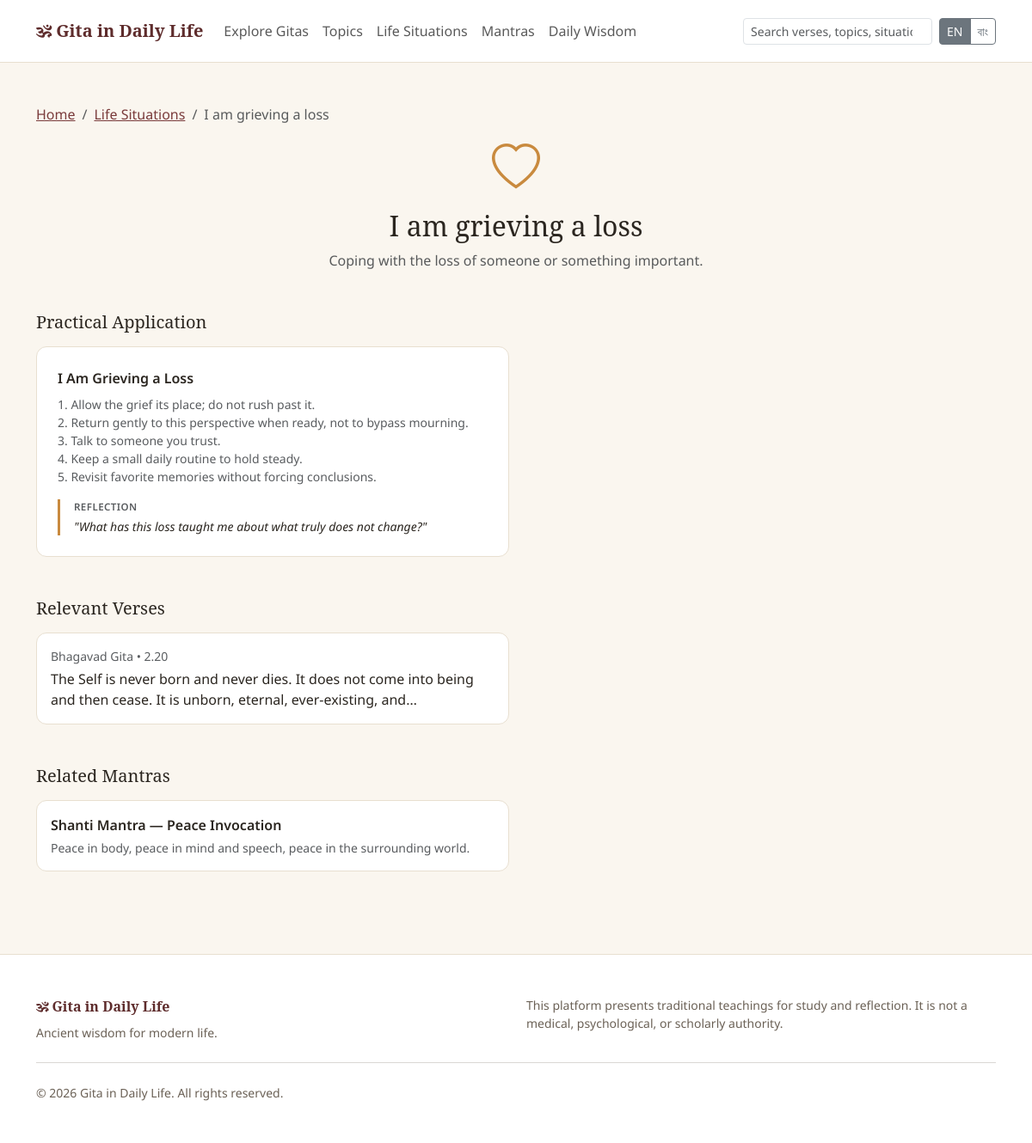
Before: /public/situations/grief-loss with the older database file.
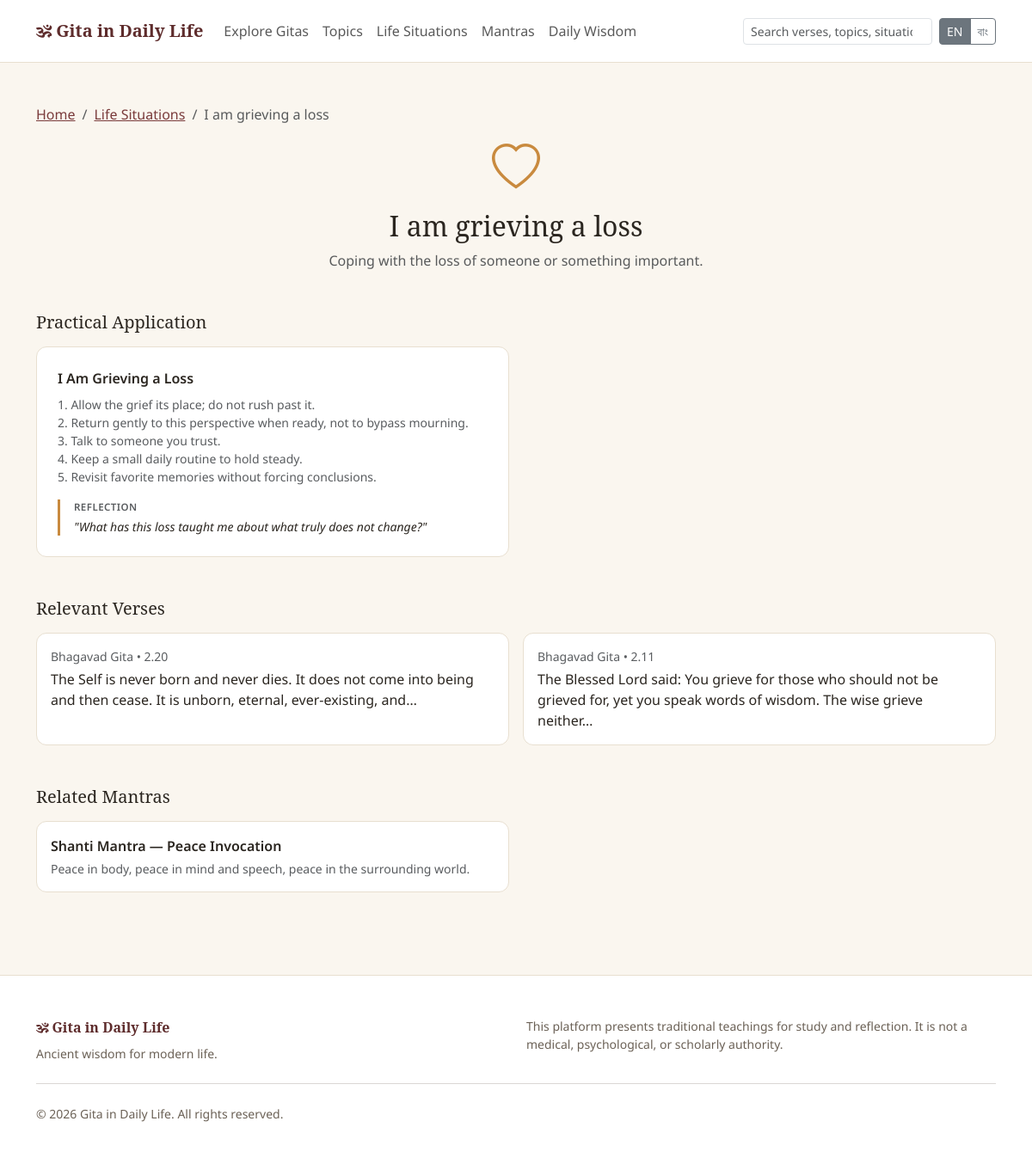
After: the same page with the newer database file.
### tables this page shows
CREATE TABLE situations (
    id INT UNSIGNED AUTO_INCREMENT PRIMARY KEY,
    name VARCHAR(150) NOT NULL,
    slug VARCHAR(160) NOT NULL UNIQUE,
    description TEXT NULL,
    icon VARCHAR(60) NULL,
    status ENUM('draft','pending','published','archived') NOT NULL DEFAULT 'published',
    created_at DATETIME NOT NULL DEFAULT CURRENT_TIMESTAMP,
    updated_at DATETIME NOT NULL DEFAULT CURRENT_TIMESTAMP ON UPDATE CURRENT_TIMESTAMP,
    INDEX idx_situations_status (status)
);

CREATE TABLE teachings (
    id INT UNSIGNED AUTO_INCREMENT PRIMARY KEY,
    title VARCHAR(255) NOT NULL,
    slug VARCHAR(280) NOT NULL UNIQUE,
    life_problem TEXT NULL,
    relevant_teaching TEXT NULL,
    what_it_says TEXT NULL,
    what_it_does_not_mean TEXT NULL,
    how_to_apply TEXT NULL,
    reflection_question VARCHAR(500) NULL,
    practice TEXT NULL,
    status ENUM('draft','pending','published','archived') NOT NULL DEFAULT 'draft',
    created_at DATETIME NOT NULL DEFAULT CURRENT_TIMESTAMP,
    updated_at DATETIME NOT NULL DEFAULT CURRENT_TIMESTAMP ON UPDATE CURRENT_TIMESTAMP,
    INDEX idx_teachings_status (status)
);

CREATE TABLE verses (
    id INT UNSIGNED AUTO_INCREMENT PRIMARY KEY,
    gita_id INT UNSIGNED NOT NULL,
    chapter_id INT UNSIGNED NOT NULL,
    verse_number INT UNSIGNED NOT NULL,
    sanskrit_text TEXT NULL,
    transliteration TEXT NULL,
    word_by_word_meaning TEXT NULL,
    literal_translation TEXT NULL,
    simple_translation_en TEXT NULL,
    translation_bn TEXT NULL,
    explanation TEXT NULL,
    philosophical_meaning TEXT NULL,
    key_teaching VARCHAR(500) NULL,
    audio_path VARCHAR(255) NULL,
    video_path VARCHAR(255) NULL,
    translator VARCHAR(150) NULL,
    commentator VARCHAR(150) NULL,
    featured TINYINT(1) NOT NULL DEFAULT 0,
    status ENUM('draft','pending','published','archived') NOT NULL DEFAULT 'draft',
    created_by INT UNSIGNED NULL,
    updated_by INT UNSIGNED NULL,
    created_at DATETIME NOT NULL DEFAULT CURRENT_TIMESTAMP,
    updated_at DATETIME NOT NULL DEFAULT CURRENT_TIMESTAMP ON UPDATE CURRENT_TIMESTAMP,
    UNIQUE KEY uniq_chapter_verse (chapter_id, verse_number),
    FOREIGN KEY (gita_id) REFERENCES gitas(id) ON DELETE CASCADE,
    FOREIGN KEY (chapter_id) REFERENCES chapters(id) ON DELETE CASCADE,
    INDEX idx_verses_status (status),
    INDEX idx_verses_featured (featured)
);

CREATE TABLE gitas (
    id INT UNSIGNED AUTO_INCREMENT PRIMARY KEY,
    name VARCHAR(150) NOT NULL,
    slug VARCHAR(160) NOT NULL UNIQUE,
    alternate_names VARCHAR(255) NULL,
    short_description VARCHAR(500) NULL,
    introduction TEXT NULL,
    historical_context TEXT NULL,
    philosophy TEXT NULL,
    main_themes TEXT NULL,
    author_attribution VARCHAR(255) NULL,
    cover_image VARCHAR(255) NULL,
    language_available VARCHAR(100) NULL DEFAULT 'en',
    featured TINYINT(1) NOT NULL DEFAULT 0,
    status ENUM('draft','pending','published','archived') NOT NULL DEFAULT 'draft',
    meta_title VARCHAR(255) NULL,
    meta_description VARCHAR(500) NULL,
    created_by INT UNSIGNED NULL,
    updated_by INT UNSIGNED NULL,
    created_at DATETIME NOT NULL DEFAULT CURRENT_TIMESTAMP,
    updated_at DATETIME NOT NULL DEFAULT CURRENT_TIMESTAMP ON UPDATE CURRENT_TIMESTAMP,
    INDEX idx_gitas_status (status),
    INDEX idx_gitas_featured (featured)
);

CREATE TABLE chapters (
    id INT UNSIGNED AUTO_INCREMENT PRIMARY KEY,
    gita_id INT UNSIGNED NOT NULL,
    chapter_number INT UNSIGNED NOT NULL,
    name VARCHAR(200) NOT NULL,
    sanskrit_name VARCHAR(200) NULL,
    translation_name VARCHAR(200) NULL,
    summary TEXT NULL,
    main_ideas TEXT NULL,
    status ENUM('draft','pending','published','archived') NOT NULL DEFAULT 'draft',
    created_at DATETIME NOT NULL DEFAULT CURRENT_TIMESTAMP,
    updated_at DATETIME NOT NULL DEFAULT CURRENT_TIMESTAMP ON UPDATE CURRENT_TIMESTAMP,
    UNIQUE KEY uniq_gita_chapter (gita_id, chapter_number),
    FOREIGN KEY (gita_id) REFERENCES gitas(id) ON DELETE CASCADE,
    INDEX idx_chapters_status (status)
);

CREATE TABLE mantras (
    id INT UNSIGNED AUTO_INCREMENT PRIMARY KEY,
    title VARCHAR(255) NOT NULL,
    slug VARCHAR(280) NOT NULL UNIQUE,
    sanskrit TEXT NULL,
    transliteration TEXT NULL,
    pronunciation_bn TEXT NULL,
    pronunciation_en TEXT NULL,
    meaning TEXT NULL,
    meaning_bn TEXT NULL,
    translation TEXT NULL,
    deity_association VARCHAR(150) NULL,
    purpose VARCHAR(500) NULL,
    traditionally_recited VARCHAR(255) NULL,
    suggested_duration VARCHAR(100) NULL,
    audio_path VARCHAR(255) NULL,
    video_path VARCHAR(255) NULL,
    source VARCHAR(255) NULL,
    status ENUM('draft','pending','published','archived') NOT NULL DEFAULT 'draft',
    created_at DATETIME NOT NULL DEFAULT CURRENT_TIMESTAMP,
    updated_at DATETIME NOT NULL DEFAULT CURRENT_TIMESTAMP ON UPDATE CURRENT_TIMESTAMP,
    INDEX idx_mantras_status (status)
);

CREATE TABLE settings (
    id INT UNSIGNED AUTO_INCREMENT PRIMARY KEY,
    setting_key VARCHAR(150) NOT NULL UNIQUE,
    setting_value TEXT NULL,
    setting_group VARCHAR(60) NOT NULL DEFAULT 'general'
);

### views/frontend/situations/show.php (the view, shortened to what the changed rows need)
<div class="container py-5">
  <nav aria-label="breadcrumb"><ol class="breadcrumb">
    <li class="breadcrumb-item"><a href="<?= e(url('')) ?>"><?= e(__t('breadcrumb.home')) ?></a></li>
    <li class="breadcrumb-item"><a href="<?= e(url('situations')) ?>"><?= e(__t('breadcrumb.situations')) ?></a></li>
    <li class="breadcrumb-item active"><?= e($situation['name']) ?></li>
  </ol></nav>
  <div class="text-center mb-5">
    <i class="bi bi-<?= e($situation['icon'] ?: 'compass') ?> display-4 mb-3 d-block" style="color:var(--gidl-accent);"></i>
    <h1 class="h2 font-serif"><?= e($situation['name']) ?></h1>
    <?php if ($situation['description']): ?><p class="text-muted mx-auto" style="max-width:560px;"><?= e($situation['description']) ?></p><?php endif; ?>
  </div>
  <?php if ($teachings !== []): ?>
    <h2 class="h5 mb-3"><?= e(__t('label.practical_application')) ?></h2>
    <div class="row g-3 mb-5">
      <?php foreach ($teachings as $teaching): ?>
        <div class="col-md-6">
          <div class="card-gidl p-4 h-100">
            <p class="fw-semibold mb-2"><?= e($teaching['title']) ?></p>
            <p class="text-muted small mb-2"><?= nl2br(e($teaching['how_to_apply'])) ?></p>
            <div class="content-block mt-3 mb-0">
              <div class="badge-label text-muted mb-1"><?= e(__t('label.reflection')) ?></div>
              <p class="fst-italic small mb-0">"<?= e($teaching['reflection_question']) ?>"</p>
            </div>
          </div>
        </div>
      <?php endforeach; ?>
    </div>
  <?php endif; ?>
  <?php if ($verses !== []): ?>
    <h2 class="h5 mb-3"><?= e(__t('situations.relevant_verses')) ?></h2>
    <div class="row g-3 mb-5">
      <?php foreach ($verses as $verse): ?>
        <div class="col-md-6">
          <a href="<?= e(url('verses/' . $verse['gita_slug'] . '/' . $verse['chapter_number'] . '/' . $verse['verse_number'])) ?>" class="card-gidl p-3 d-block text-decoration-none text-reset h-100">
            <div class="small text-muted mb-1"><?= e($verse['gita_name']) ?> • <?= (int) $verse['chapter_number'] ?>.<?= (int) $verse['verse_number'] ?></div>
            <p class="mb-0"><?= e(str_excerpt(verse_text($verse), 130)) ?></p>
          </a>
        </div>
      <?php endforeach; ?>
    </div>
  <?php endif; ?>
  <?php if ($mantras !== []): ?>
    <h2 class="h5 mb-3"><?= e(__t('situations.related_mantras')) ?></h2>
    <div class="row g-3">
      <?php foreach ($mantras as $mantra): ?>
        <div class="col-md-6">
          <a href="<?= e(url('mantras/' . $mantra['slug'])) ?>" class="card-gidl p-3 d-block text-decoration-none text-reset h-100">
            <p class="fw-semibold mb-1"><?= e($mantra['title']) ?></p>
            <p class="text-muted small mb-0"><?= e(str_excerpt(mantra_text($mantra), 110)) ?></p>
          </a>
        </div>
      <?php endforeach; ?>
    </div>
  <?php endif; ?>
</div>

### app/core/Router.php (shortened to what the changed rows need)
<?php
final class Router
{
    private array $routes = [];
    public function get(string $pattern, string $handler): void
    {
        $this->routes[] = ['GET', $pattern, $handler];
    }
    public function dispatch(): void
    {
        $uri = $this->currentPath();
        foreach ($this->routes as [$routeMethod, $pattern, $handler]) {
            $regex = $this->patternToRegex($pattern);
            if (preg_match($regex, $uri, $matches)) {
                $params = array_filter($matches, static fn ($key) => !is_int($key), ARRAY_FILTER_USE_KEY);
                $this->callHandler($handler, array_values($params));
                return;
            }
        }
    }
    private function currentPath(): string
    {
        $uri = Request::uri();
        $base = APP_BASE_PATH;
        if ($base !== '' && str_starts_with($uri, $base)) {
            $uri = substr($uri, strlen($base));
        }
        $uri = '/' . trim($uri, '/');
        return $uri;
    }
    private function patternToRegex(string $pattern): string
    {
        $pattern = rtrim($pattern, '/');
        if ($pattern === '') {
            $pattern = '/';
        }
        $regex = preg_replace('#\{([a-zA-Z_][a-zA-Z0-9_]*)\}#', '(?P<$1>[^/]+)', $pattern);
        return '#^' . $regex . '$#u';
    }
    private function callHandler(string $handler, array $params): void
    {
        [$controllerName, $methodName] = explode('@', $handler);
        $controller = new $controllerName();
        $controller->$methodName(...$params);
    }
}

### views/frontend/partials/header.php (shortened to what the changed rows need)
<!DOCTYPE html>
<html lang="<?= e(current_lang()) ?>">
<head>
<link href="https://cdn.jsdelivr.net/npm/bootstrap@5.3.3/dist/css/bootstrap.min.css" rel="stylesheet">
<link href="https://cdn.jsdelivr.net/npm/bootstrap-icons@1.11.3/font/bootstrap-icons.min.css" rel="stylesheet">
<link href="<?= e(asset('css/style.css')) ?>" rel="stylesheet">
</head>
<body>
<nav class="navbar navbar-expand-lg navbar-gidl sticky-top py-3">
  <div class="container">
    <a class="navbar-brand" href="<?= e(url('')) ?>">🕉 <?= e(APP_NAME) ?></a>
    <div class="collapse navbar-collapse" id="gidlNav">
      <ul class="navbar-nav me-auto mb-2 mb-lg-0">
        <li class="nav-item"><a class="nav-link" href="<?= e(url('gitas')) ?>"><?= e(__t('nav.gitas')) ?></a></li>
        <li class="nav-item"><a class="nav-link" href="<?= e(url('topics')) ?>"><?= e(__t('nav.topics')) ?></a></li>
        <li class="nav-item"><a class="nav-link" href="<?= e(url('situations')) ?>"><?= e(__t('nav.situations')) ?></a></li>
        <li class="nav-item"><a class="nav-link" href="<?= e(url('mantras')) ?>"><?= e(__t('nav.mantras')) ?></a></li>
        <li class="nav-item"><a class="nav-link" href="<?= e(url('daily-wisdom')) ?>"><?= e(__t('nav.daily_wisdom')) ?></a></li>
      </ul>
      <form class="d-flex me-2" role="search" action="<?= e(url('search')) ?>" method="get">
        <input class="form-control form-control-sm" type="search" name="q" placeholder="<?= e(__t('search.placeholder')) ?>" value="<?= e(Request::query('q', '')) ?>" style="min-width:220px;">
      </form>
      <div class="btn-group btn-group-sm" role="group">
        <a href="<?= e(url('lang/en')) ?>" class="btn btn-outline-secondary <?= current_lang() === 'en' ? 'active' : '' ?>">EN</a>
        <a href="<?= e(url('lang/bn')) ?>" class="btn btn-outline-secondary <?= current_lang() === 'bn' ? 'active' : '' ?>">বাং</a>
      </div>
    </div>
  </div>
</nav>

### views/frontend/partials/footer.php (shortened to what the changed rows need)
<footer class="site-footer py-5 mt-5">
  <div class="container">
    <div class="row">
      <div class="col-md-6 mb-3 mb-md-0">
        <div class="font-serif fw-bold mb-2" style="color:var(--gidl-primary-dark);">🕉 <?= e(APP_NAME) ?></div>
        <p class="small mb-0"><?= e(Setting::get('site_tagline', 'Ancient wisdom for modern life.')) ?></p>
      </div>
      <div class="col-md-6">
        <p class="small mb-0"><?= e(__t('footer.disclaimer')) ?></p>
      </div>
    </div>
    <hr class="my-4">
    <p class="small mb-0">&copy; <?= date('Y') ?> <?= e(APP_NAME) ?>. <?= e(__t('footer.rights')) ?></p>
  </div>
</footer>
</body>
</html>

Changed rows visible on the page:
now on this page (row edited): verses: gita.name "Bhagavad Gita", chapter.chapter_number "2", verse_number "11", simple_translation_en "The Blessed Lord said: You grieve for those who should not be grieved for, yet you speak words of wisdom. The wise grieve neither…"
